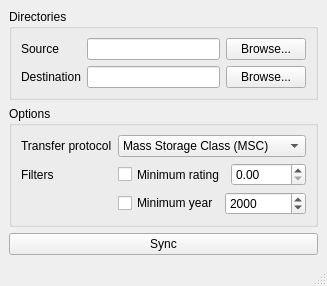
<?xml version="1.0" encoding="UTF-8"?>
<ui version="4.0">
 <class>MainWindow</class>
 <widget class="QMainWindow" name="MainWindow">
  <property name="geometry">
   <rect>
    <x>0</x>
    <y>0</y>
    <width>400</width>
   </rect>
  </property>
  <property name="windowTitle">
   <string>MusicSync</string>
  </property>
  <widget class="QWidget" name="centralWidget">
   <layout class="QFormLayout" name="formLayout">
    <item row="4" column="0" colspan="2">
     <widget class="QPushButton" name="syncButton">
      <property name="sizePolicy">
       <sizepolicy hsizetype="Preferred" vsizetype="Preferred">
        <horstretch>0</horstretch>
        <verstretch>0</verstretch>
       </sizepolicy>
      </property>
      <property name="text">
       <string>Sync</string>
      </property>
     </widget>
    </item>
    <item row="3" column="0" colspan="2">
     <widget class="QGroupBox" name="optionsBox">
      <property name="sizePolicy">
       <sizepolicy hsizetype="Preferred" vsizetype="Fixed">
        <horstretch>0</horstretch>
        <verstretch>0</verstretch>
       </sizepolicy>
      </property>
      <property name="title">
       <string>Options</string>
      </property>
      <layout class="QFormLayout" name="formLayout_3">
       <item row="0" column="0">
        <widget class="QLabel" name="transferProtocolLabel">
         <property name="text">
          <string>Transfer protocol</string>
         </property>
         <property name="buddy">
          <cstring>transferProtocolBox</cstring>
         </property>
        </widget>
       </item>
       <item row="0" column="1">
        <widget class="QComboBox" name="transferProtocolBox">
         <item>
          <property name="text">
           <string>Mass Storage Class (MSC)</string>
          </property>
         </item>
         <item>
          <property name="text">
           <string>Android Debug Bridge (ADB)</string>
          </property>
         </item>
        </widget>
       </item>
       <item row="2" column="0">
        <widget class="QLabel" name="filtersLabel">
         <property name="layoutDirection">
          <enum>Qt::LeftToRight</enum>
         </property>
         <property name="text">
          <string>Filters</string>
         </property>
        </widget>
       </item>
       <item row="2" column="1">
        <layout class="QHBoxLayout" name="minimumRatingBox">
         <item>
          <widget class="QCheckBox" name="minimumRatingCheckBox">
           <property name="sizePolicy">
            <sizepolicy hsizetype="Preferred" vsizetype="Preferred">
             <horstretch>0</horstretch>
             <verstretch>0</verstretch>
            </sizepolicy>
           </property>
           <property name="text">
            <string>Minimum rating</string>
           </property>
          </widget>
         </item>
         <item>
          <widget class="QDoubleSpinBox" name="minimumRatingSpinBox">
           <property name="maximum">
            <double>5.000000000000000</double>
           </property>
           <property name="singleStep">
            <double>0.500000000000000</double>
           </property>
          </widget>
         </item>
        </layout>
       </item>
       <item row="3" column="1">
        <layout class="QHBoxLayout" name="minimumYearBox">
         <item>
          <widget class="QCheckBox" name="minimumYearCheckBox">
           <property name="text">
            <string>Minimum year</string>
           </property>
          </widget>
         </item>
         <item>
          <widget class="QSpinBox" name="minimumYearSpinBox">
           <property name="maximum">
            <number>9999</number>
           </property>
           <property name="value">
            <number>2000</number>
           </property>
          </widget>
         </item>
        </layout>
       </item>
      </layout>
     </widget>
    </item>
    <item row="2" column="0" colspan="2">
     <widget class="QGroupBox" name="dirsBox">
      <property name="sizePolicy">
       <sizepolicy hsizetype="Preferred" vsizetype="Fixed">
        <horstretch>0</horstretch>
        <verstretch>0</verstretch>
       </sizepolicy>
      </property>
      <property name="title">
       <string>Directories</string>
      </property>
      <layout class="QFormLayout" name="formLayout_2">
       <item row="1" column="1">
        <layout class="QHBoxLayout" name="srcBox">
         <item>
          <widget class="QLineEdit" name="srcLine"/>
         </item>
         <item>
          <widget class="QPushButton" name="srcBrowseButton">
           <property name="text">
            <string>Browse...</string>
           </property>
          </widget>
         </item>
        </layout>
       </item>
       <item row="3" column="0">
        <widget class="QLabel" name="destLabel">
         <property name="text">
          <string>Destination</string>
         </property>
         <property name="buddy">
          <cstring>destLine</cstring>
         </property>
        </widget>
       </item>
       <item row="3" column="1">
        <layout class="QHBoxLayout" name="destBox">
         <item>
          <widget class="QLineEdit" name="destLine"/>
         </item>
         <item>
          <widget class="QPushButton" name="destBrowseButton">
           <property name="text">
            <string>Browse...</string>
           </property>
          </widget>
         </item>
        </layout>
       </item>
       <item row="1" column="0">
        <widget class="QLabel" name="srcLabel">
         <property name="text">
          <string>Source</string>
         </property>
         <property name="buddy">
          <cstring>srcLine</cstring>
         </property>
        </widget>
       </item>
      </layout>
     </widget>
    </item>
   </layout>
  </widget>
  <widget class="QStatusBar" name="statusbar"/>
 </widget>
 <resources/>
 <connections/>
</ui>
